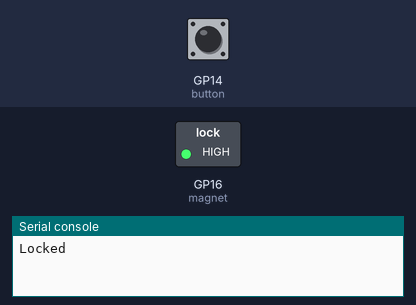
Simulated run of this program. Board: Raspberry Pi Pico running MicroPython. On the bench: switched loads named in the program (green lamp = pin HIGH), the last lines printed to the serial console. The inputs (shaded band) are chosen by the test bench; at power-on: GP14 (button) HIGH.

Above: at 1.2 s.
1.3 s: GP14 (button) pulled LOW for 3.2 s
At 1.9 s:
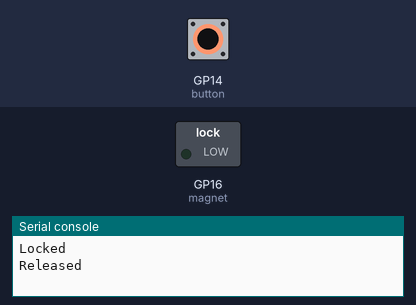
7.5 s: GP14 (button) pulled LOW for 0.15 s
At 10.55 s:
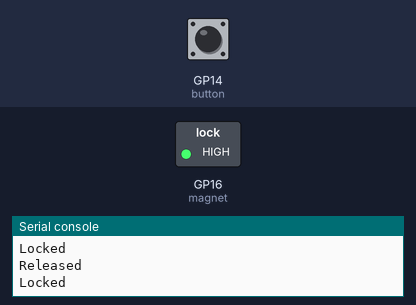
10.6 s: GP14 (button) pulled LOW for 1 s
At 14.9 s:
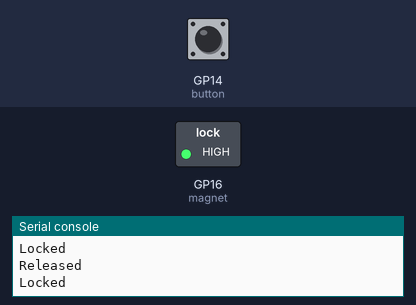
Timing chart, 0 to 16.4 s (numbered marks = the images above; inputs shaded):
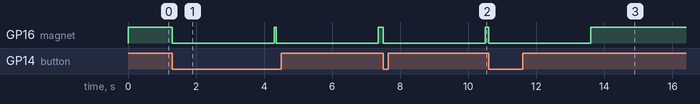

Measured:
- after the input at 1.3 s, GP16 (magnet): alternates HIGH for 0.05 s and LOW for 3.0 s, starting at once
- after the input at 7.5 s, GP16 (magnet): HIGH → LOW at once, → HIGH 3.0 s later
- after the input at 10.6 s, GP16 (magnet): HIGH → LOW at once, → HIGH 3.0 s later

The program:

example.py
```python
# On a MicroPython board (pins GP16 for MOSFET gate and GP14 for a pull-up button), keep the magnet energized until the button is pressed, release it for 3 seconds, then re-energize.
#
# Buy this module: https://shillehtek.com/products/electromagnet-solenoid-12v-3kg-p20-15
# Full manual: https://shillehtek.com/blogs/shillehtek-product-manuals/electromagnet-solenoid-12v-3kg-p20-15-manual
# More examples: https://github.com/shillehbean/shillehtek-examples
#

# Simple electromagnetic lock: hold while button is NOT pressed.
# MOSFET gate -> GP16, button between GP14 and GND.

from machine import Pin
import time

magnet = Pin(16, Pin.OUT)
button = Pin(14, Pin.IN, Pin.PULL_UP)

magnet.value(1)          # locked at boot
print("Locked")

while True:
    if button.value() == 0:      # button pressed -> release
        magnet.value(0)
        print("Released")
        time.sleep(3)            # stay open 3 s
        magnet.value(1)
        print("Locked")
    time.sleep(0.05)
```
